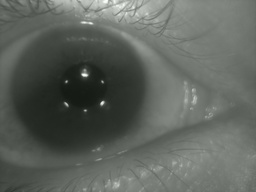
#> input picture images/12_2_frame_0000.jpg, 256 x 192 px, shrunk from 640 x 480 before the run
$ python -i frame_segmentation.py   (imports and definitions only)
#> lines starting #> are read from the running program, lines starting #| are printed output that depends on the picture; after the words box and inside, x2 and y2 are one past the last pixel; in counts of white or black regions, pixels touching at a corner belong together
import numpy as np
import time

from skimage import io
from skimage import img_as_float, img_as_ubyte
from skimage.color import rgb2gray
from skimage.morphology import disk
from skimage.filters import scharr_v
from skimage.filters.rank import median as median_filter
from skimage.draw import circle
from skimage.measure import regionprops, label as measure_label

def change_value_neighborhood(img, pixel, L):
  r, c = pixel[0], pixel[1]

  # Acha as coordenadas de um círculo de raio L centrado em (x, y)
  r_coords, c_coords = circle(r, c, L, img.shape)

  # Calcula o valor mínimo entre todos os pixel localizados a uma distância menor que L
  new_value = img[r_coords, c_coords].min()

  # Substitui o pixel e seus vizinhos pelo novo valor
  img[r_coords, c_coords] = new_value
  return

def mean_value_neighborhood(img, pixel):
  r, c = pixel[0], pixel[1]
  return np.mean([img[r, c], img[r+1, c], img[r-1, c], img[r, c+1], img[r, c-1]])

def remove_flashes(img, L=6, k=1.5):
#> called with L = 10, k = 1.15
  print('Removendo reflexos especulares...')

  lim_min, lim_row_max, lim_col_max, = L+1, img.shape[0]-L-1, img.shape[1]-L-1
#> lim_min = 11; lim_row_max = 181; lim_col_max = 245

  # Para cada pixel (x, y)
  for r in range(lim_min, lim_row_max):
    for c in range(lim_min, lim_col_max):
      # Calcula o valor médio entre o pixel e sua 4-vizinhança
      v0 = mean_value_neighborhood(img, pixel=(r, c))

      # Calcula o valor médio dos pixels L distantes
      vr = mean_value_neighborhood(img, pixel=(r+L, c))
      vl = mean_value_neighborhood(img, pixel=(r-L, c))
      vu = mean_value_neighborhood(img, pixel=(r, c+L))
      vd = mean_value_neighborhood(img, pixel=(r, c-L))

      # Verifica se pixel está próximo ao centro do artefato a ser removido
      change_pixel = (v0 > vr*k) and (v0 > vl*k) and (vu > vr*k) and (vd > vr*k)
      if change_pixel:
      	change_value_neighborhood(img, (r, c), L)
#> this loop made 170 passes
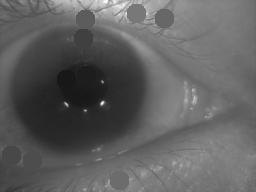
#> img: shape (192, 256) float64; min 0.0883, max 0.996, mean 0.378

  return img

def pre_processing(image, L, k):
    img = image.copy()

    remove_flashes(img, L, k)
    flashes_removed = median_filter(img_as_ubyte(img), disk(L))

    return flashes_removed

def pupil_segmentation(image, n_bins):
#> called with n_bins = 25
    seg_pupil = image.copy()

    _, bins = np.histogram(seg_pupil.ravel(), n_bins)
    t = bins[1]

    # Binariza imagem a partir do threshold
    thresh = img_as_float(seg_pupil < t)
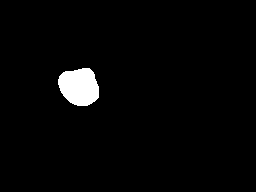
#> thresh: shape (192, 256) float64; values 0 (black) and 1 (white), 2.5% white; 1 white region, box (x1, y1, x2, y2) and area: (58, 68, 99, 106) 1216

    # Determina as regiões conexas
    labels = measure_label(thresh, background=0)

    # Calcula métricas das regiões encontradas
    regions = regionprops(labels)

    row_pupil, col_pupil, radius_pupil = None, None, None
    for region in regions:
        area_pupil = region.area
        if area_pupil > 1000:
            row_pupil, col_pupil = map(int, region.centroid)
            radius_pupil = int(np.sqrt(area_pupil / np.pi))
#> this loop made 1 pass

    return row_pupil, col_pupil, radius_pupil

def iris_segmentation(row_pupil, col_pupil, radius_pupil, image, a, b):
#> called with row_pupil = 86, col_pupil = 78, radius_pupil = 19, a = 10, b = 100
    seg_iris = scharr_v(image.copy())
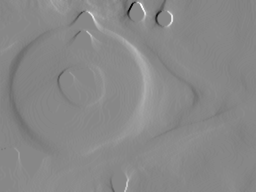
#> seg_iris: shape (192, 256) float64; min -0.165, max 0.144, mean 0.000642; drawn with min black and max white

    offset_col = col_pupil + radius_pupil + a

    gradient_col = np.gradient(seg_iris[row_pupil, offset_col:offset_col+b])

    col_edge = np.argmax(gradient_col) + offset_col

    radius_iris = col_edge - col_pupil

    return radius_iris

def segmentation(filename):
    start = time.time()

    # Carrega a imagem
    original = rgb2gray(io.imread(filename))

    # Reduz reflexos especulares na imagem
    flashes_removed = pre_processing(image=original, L=10, k=1.15)

    # Faz a segmentação da pupila
    row_pupil, col_pupil, radius_pupil = pupil_segmentation(image=flashes_removed, n_bins=25)

    # Considerando que a íris e a pupila são concêntricas
    if radius_pupil is None:
      radius_iris = None
    else:
      radius_iris = iris_segmentation(row_pupil, col_pupil, radius_pupil,
                                        image=flashes_removed, a=10, b=100)

    print(f'Tempo de processamento: {time.time()-start} seg')

    return row_pupil, col_pupil, radius_pupil, radius_iris

>>> result = segmentation('../images/12_2_frame_0000.jpg')

$ run again, on images/1_1_frame_0000.jpg
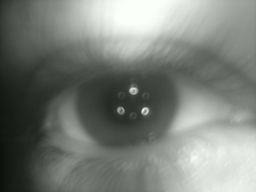
#> input picture images/1_1_frame_0000.jpg, 256 x 192 px, shrunk from 640 x 480 before the run
#> the loop in remove_flashes, `for r in range(lim_min, lim_row_max):` made 170 passes
#> in pupil_segmentation, `thresh = img_as_float(seg_pupil < t)`:
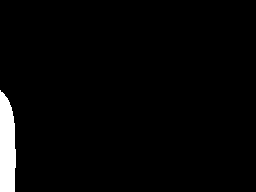
#> thresh: shape (192, 256) float64; values 0 (black) and 1 (white), 2.8% white; 1 white region, box (x1, y1, x2, y2) and area: (0, 90, 16, 192) 1383
#> the loop in pupil_segmentation, `for region in regions:` made 1 pass
#> in iris_segmentation, `seg_iris = scharr_v(image.copy())`:
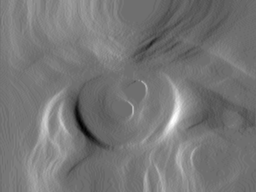
#> seg_iris: shape (192, 256) float64; min -0.0613, max 0.0784, mean 0.00388; drawn with min black and max white
